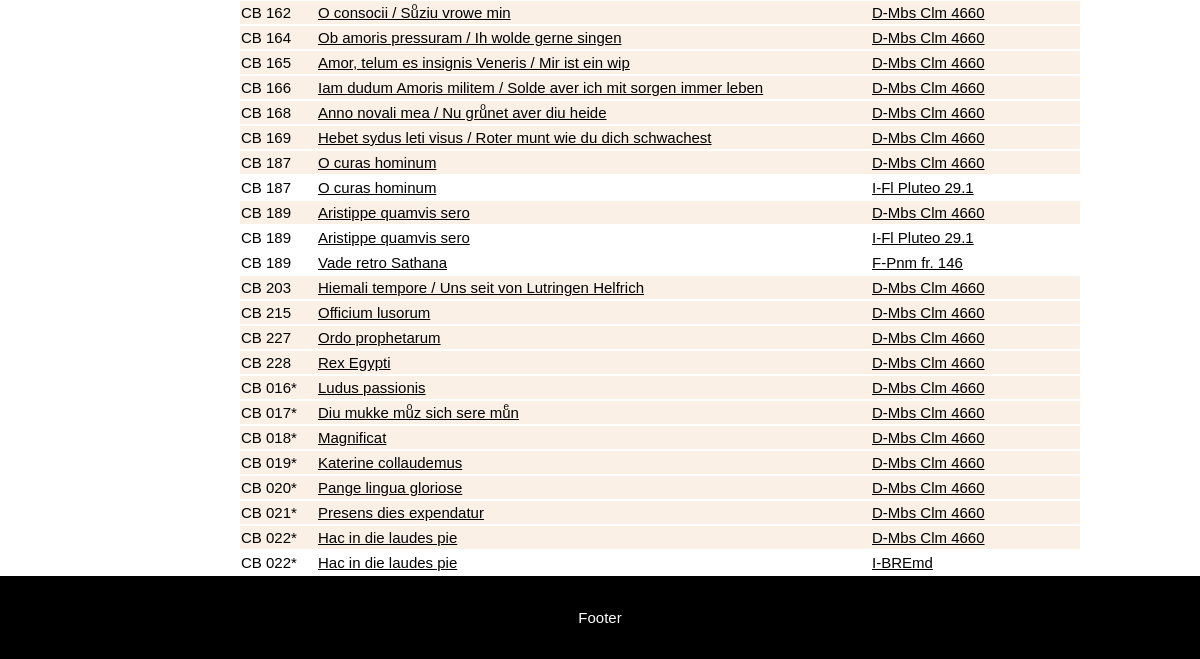
The app's page /browse/items/ (lower part), older data.
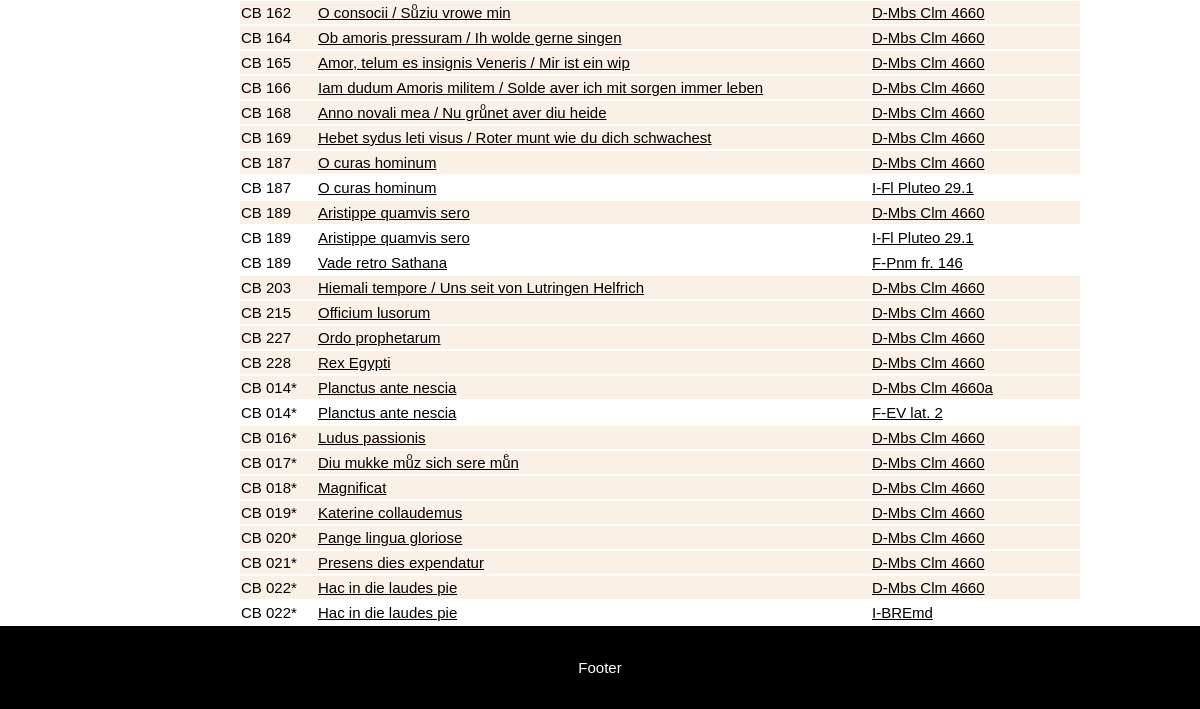
The same page, newer data.
### browse/models.py (models this page shows, shortened)
class Item(models.Model):
    abstract_item = models.ForeignKey(AbstractItem, on_delete=models.PROTECT, null=True)
    source = models.ForeignKey(Source, on_delete=models.RESTRICT, null=True)
    foliation_start = models.CharField(max_length=64, help_text="First folio occupied by the item in the source.")
    foliation_end = models.CharField(max_length=64, help_text="Last folio occupied by the item in the source.")
    title = models.CharField(max_length=256, help_text="Title of the item (incipit).")
    language = models.ManyToManyField(Language)
    file = models.CharField(max_length=64, help_text="Filename (without extensions).", null=True)
    IIIF_canvasIndex = models.CharField(max_length=256, help_text="IIIF canvas index of the item (integer).", blank=True)
    IIIF_canvasId = models.CharField(max_length=256, help_text="IIIF canvas @id of the item (string), alternative to the previous field.", blank=True)
    alternative_img_link = models.CharField(max_length=1024, help_text="Alternative link for source images (if IIIF is not available).", blank=True)
    class Meta:
        ordering = [Length('abstract_item__cb_id'), 'abstract_item__cb_id', (106.5 - F('source__pk')) ** 2]
    @property
    def in_codex_buranus(self):
        return 106 <= self.source.pk <= 107
    def get_absolute_url(self):
        return reverse('item-detail', args=[str(self.pk)])

class AbstractItem(models.Model):
    cb_id = models.CharField(max_length=10, help_text="Number of the item.")
    theme = models.ManyToManyField(Theme)
    genre = models.ForeignKey(Genre, on_delete=models.SET_NULL, null=True)
    class Meta:
        ordering = [Length('cb_id'), 'cb_id']

class Source(models.Model):
    bib_id = models.CharField(max_length=128, unique=True, help_text="The source identifier.")
    nick_name = models.CharField(max_length=128, help_text="The source name.", blank=True)
    country = models.CharField(max_length=256, help_text="The source location (country).")
    location = models.CharField(max_length=256, help_text="The source location (institution).")
    century = models.CharField(max_length=256, help_text="The source century.", blank=True)
    notation = models.CharField(max_length=256, help_text="The source notation type (for musical notation only).", blank=True)
    url = models.CharField(max_length=512, help_text="External url to access the source images.", blank=True)
    concordances = models.TextField(help_text="Concordances with the Codex Buranus.", blank=True)
    notes = models.TextField(help_text="Additional notes on the source.", blank=True)
    IIIF_manifest = models.CharField(max_length=1024, help_text="URL of the IIIF manifest.", blank=True)
    class Meta:
        ordering = ['country', 'location', 'bib_id']
    def get_absolute_url(self):
        return reverse('source-detail', args=[str(self.id)])

### browse/views.py (the view)
# urls.py: path('items/', views.ItemListView.as_view(), name='items'),
class ItemListView(generic.ListView):
    model = Item
    context_object_name = 'item_list'
    template_name = 'item_list.html'

### templates/item_list.html (shortened to what this page needs)
{% extends "base_generic.html" %}
{% block content %}
<div class="flex-column" style="flex: 20%">
</div>
<div style="flex: 70%">
  <table style="width: 100%; border-spacing: 0 2px;">
    {% for item in item_list %}
    {% include "item_as_tr.html" with item=item %}
    {% endfor %}
  </table>
</div>
<div class="flex-column" style="flex: 10%">
</div>
{% endblock %}

### templates/item_as_tr.html
{% load static %}
{% if item.in_codex_buranus %}
  <tr style="background-color: Linen;">
{% else %}
  <tr>
{% endif %}
  <td style="width: 75px;">CB {{ item.abstract_item.cb_id }}</td>
  <td><a href="{{ item.get_absolute_url }}">{{ item.title }}</a></td>
  <td><a href="{{ item.source.get_absolute_url }}">{{ item.source.bib_id }}</a></td>
</tr>

Row changes from the older to the newer data that the page shows:
added Item: abstract_item.cb_id "014*", title "Planctus ante nescia", source.bib_id "D-Mbs Clm 4660a"
added Item: abstract_item.cb_id "014*", title "Planctus ante nescia", source.bib_id "F-EV lat. 2"
